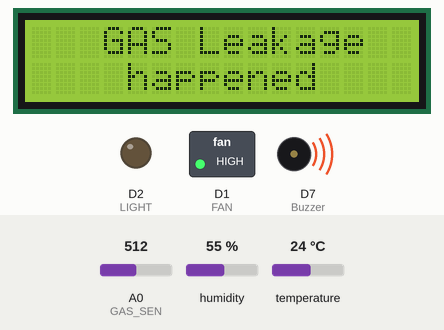
Simulated run of this sketch. Board: ESP8266 (NodeMCU). Shown: 16×2 character LCD, switched loads named in the sketch (green lamp = pin HIGH), output pins drawn as LEDs (lit = HIGH), buzzer (waves = sounding, pin HIGH). Inputs (shaded band) come from the test bench; at power-on: A0 (GAS_SEN) = 512, temperature 24 °C, humidity 55 %. WiFi joins after 1.5 s; servers stay silent unless stated.

Above: at 8.4 s.
8.5 s: A0 (GAS_SEN) set to 490
At 9.3 s:
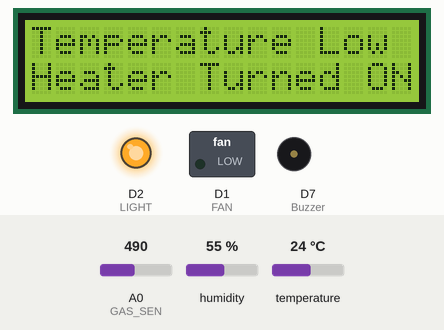
14.1 s: temperature set to 41 °C
At 17.9 s:
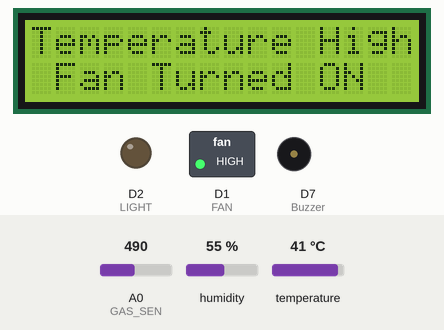
22.1 s: temperature set to 34 °C
At 26.0 s:
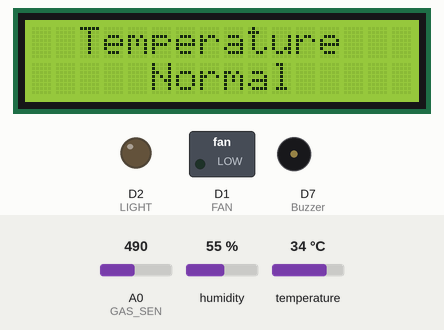
30.2 s: A0 (GAS_SEN) set to 518
At 33.04 s:
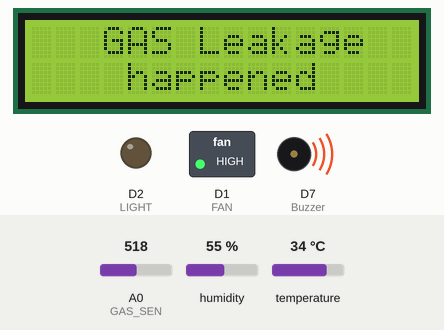
35.6 s: A0 (GAS_SEN) set to 306
At 40.3 s:
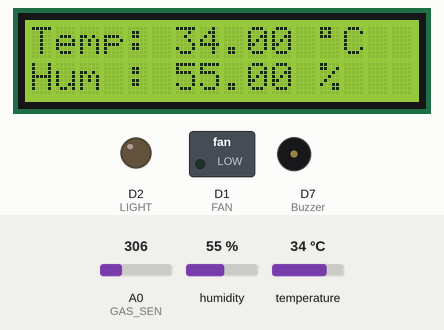
41.1 s: A0 (GAS_SEN) set to 510
At 43.99 s:
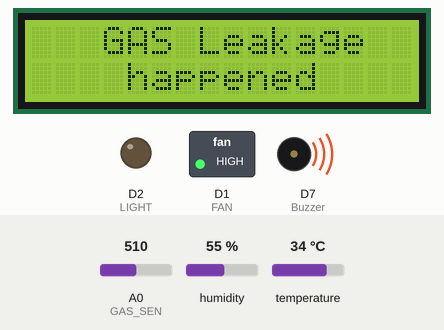
Timing chart, 0 to 47.2 s (numbered marks = the images above; inputs shaded):
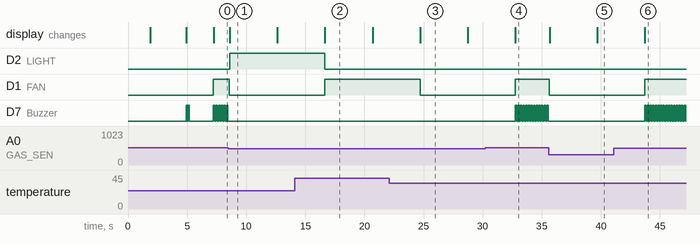

Measured:
- the behaviour switches between 500 and 501 on A0 (GAS_SEN) (found by bisection; images 3 and 4)
- after the input at 8.5 s, D2 (LIGHT): LOW → HIGH after 0.09 s; D1 (FAN): HIGH → LOW after 0.05 s; D7 (Buzzer): stops changing and stays LOW; the display: changes after 0.09 s (image 1)
- after the input at 14.1 s, D2 (LIGHT): HIGH → LOW after 2.6 s; D1 (FAN): LOW → HIGH after 2.6 s; the display: changes after 2.6 s (image 2)
- after the input at 22.1 s, D1 (FAN): HIGH → LOW after 2.6 s; the display: changes after 2.6 s (image 3)
- after the input at 30.2 s, D1 (FAN): LOW → HIGH after 2.5 s; D7 (Buzzer): alternates HIGH for 0.12 s and LOW for 0.10 s, starting after 2.5 s; the display: changes after 2.6 s (image 4)
- after the input at 35.6 s, D1 (FAN): HIGH → LOW at once; D7 (Buzzer): stops changing and stays LOW; the display: first changes after 0.06 s (image 5 shows a later state)
- after the input at 41.1 s, D1 (FAN): LOW → HIGH after 2.6 s; D7 (Buzzer): alternates HIGH for 0.12 s and LOW for 0.10 s, starting after 2.6 s; the display: changes after 2.6 s (image 6)

The sketch:

scada_code.ino
```cpp
#define BLYNK_PRINT Serial
#include <ESP8266WiFi.h>
#include <LiquidCrystal_I2C.h>
#include <BlynkSimpleEsp8266.h>
#include "DHT.h"
#define DHTPIN D5
#define DHTTYPE DHT22
#define GAS_SEN A0
#define FAN D1
#define LIGHT D2
#define Buzzer D7
int gas = 0;
LiquidCrystal_I2C lcd(0x27, 16, 2);
char auth[] = "AMku9sLLkOIXPGKhhzMUMzD0yYREyckm";
char ssid[] = "OnePlus 6";
char pass[] = "renjiths";
float TEMP_SET_MAX = 35;
float TEMP_SET_MIN = 33;
float h, t;
int x, GAS_SENSE_VALUE = 0;
DHT dht(DHTPIN, DHTTYPE);
BlynkTimer timer;
void myTimerEvent()
{

Blynk.virtualWrite(V0,t);

Blynk.virtualWrite(V1,h);

Blynk.virtualWrite(V2,GAS_SENSE_VALUE);
if (gas == 1) {

Blynk.notify("GAS Leakage Happened !");

}
}
void setup()
{

Serial.begin(9600);

pinMode(GAS_SEN, INPUT);

pinMode(Buzzer, OUTPUT);

pinMode(FAN, OUTPUT);

pinMode(LIGHT, OUTPUT);

digitalWrite(LIGHT, LOW);

digitalWrite(FAN, LOW);

lcd.begin(D4, D3);

lcd.backlight();

lcd.setCursor(0, 0);

lcd.print("Connecting Blynk");

Blynk.begin(auth, ssid, pass);

timer.setInterval(5000L, myTimerEvent);

lcd.setCursor(0, 1);

lcd.print(" connected ");

delay(3000);

dht.begin();

lcd.clear();

lcd.setCursor(0, 0);

lcd.print("Services Started");

digitalWrite(Buzzer, HIGH);

delay(50);

digitalWrite(Buzzer, LOW);

delay(50);

digitalWrite(Buzzer, HIGH);

delay(50);

digitalWrite(Buzzer, LOW);
delay(50);

digitalWrite(Buzzer, HIGH);

delay(50);

digitalWrite(Buzzer, LOW);

delay(50);

delay(2000);

lcd.clear();
}
void loop()
{

Blynk.run();

timer.run(); // Initiates BlynkTimer

h = dht.readHumidity();

t = dht.readTemperature();

if (isnan(h) || isnan(t)) {

lcd.clear();

lcd.setCursor(0, 0);

lcd.print("DHT Sensor Error");

lcd.setCursor(3, 1);

lcd.print("Restarting");

delay(2000);

ESP.restart();

}

GAS_LEAK();

if (gas == 0) {

TEMP_MAINTAIN();

delay(4000);

lcd.clear();

lcd.setCursor(0, 0);

lcd.print("Temp:");

lcd.setCursor(6, 0);

lcd.print(t);

lcd.setCursor(12, 0);
lcd.print((char)223);

lcd.setCursor(13, 0);

lcd.print("C");

lcd.setCursor(0, 1);

lcd.print("Hum :");

lcd.setCursor(6, 1);

lcd.print(h);

lcd.setCursor(12, 1);

lcd.print("%");

delay(4000);

}
}
void TEMP_MAINTAIN() {

if (t > TEMP_SET_MIN && t < TEMP_SET_MAX) {

lcd.clear();

lcd.setCursor(2, 0);

lcd.print("Temperature");

lcd.setCursor(5, 1);

lcd.print("Normal");

digitalWrite(FAN, LOW);

digitalWrite(LIGHT, LOW);

}

if (t > TEMP_SET_MAX) {

lcd.clear();

lcd.setCursor(0, 0);

lcd.print("Temperature High");

lcd.setCursor(1, 1);

lcd.print("Fan Turned ON");

digitalWrite(FAN, HIGH);

digitalWrite(LIGHT, LOW);

}

if (t < TEMP_SET_MIN) {

lcd.clear();

lcd.setCursor(0, 0);
lcd.print("Temperature Low");

lcd.setCursor(0, 1);

lcd.print("Heater Turned ON");

digitalWrite(LIGHT, HIGH);

digitalWrite(FAN, LOW);

}
}
void GAS_LEAK() {

GAS_SENSE_VALUE = analogRead(GAS_SEN);

if (GAS_SENSE_VALUE < 5) {

lcd.clear();

lcd.setCursor(2, 0);

lcd.print("MQ5 Sensor");

lcd.setCursor(2, 1);

lcd.print("Read Error");

}

if (GAS_SENSE_VALUE > 500) {

gas = 1;

digitalWrite(Buzzer, HIGH);

digitalWrite(FAN, HIGH);

digitalWrite(LIGHT, LOW);

lcd.clear();

lcd.setCursor(3, 0);

lcd.print("GAS Leakage");

lcd.setCursor(4, 1);

lcd.print("happened");

delay(100);

digitalWrite(Buzzer, LOW);

delay(100);

}

if (GAS_SENSE_VALUE < 500 && gas == 1) {

gas = 0;

digitalWrite(FAN, LOW);

}}
```
